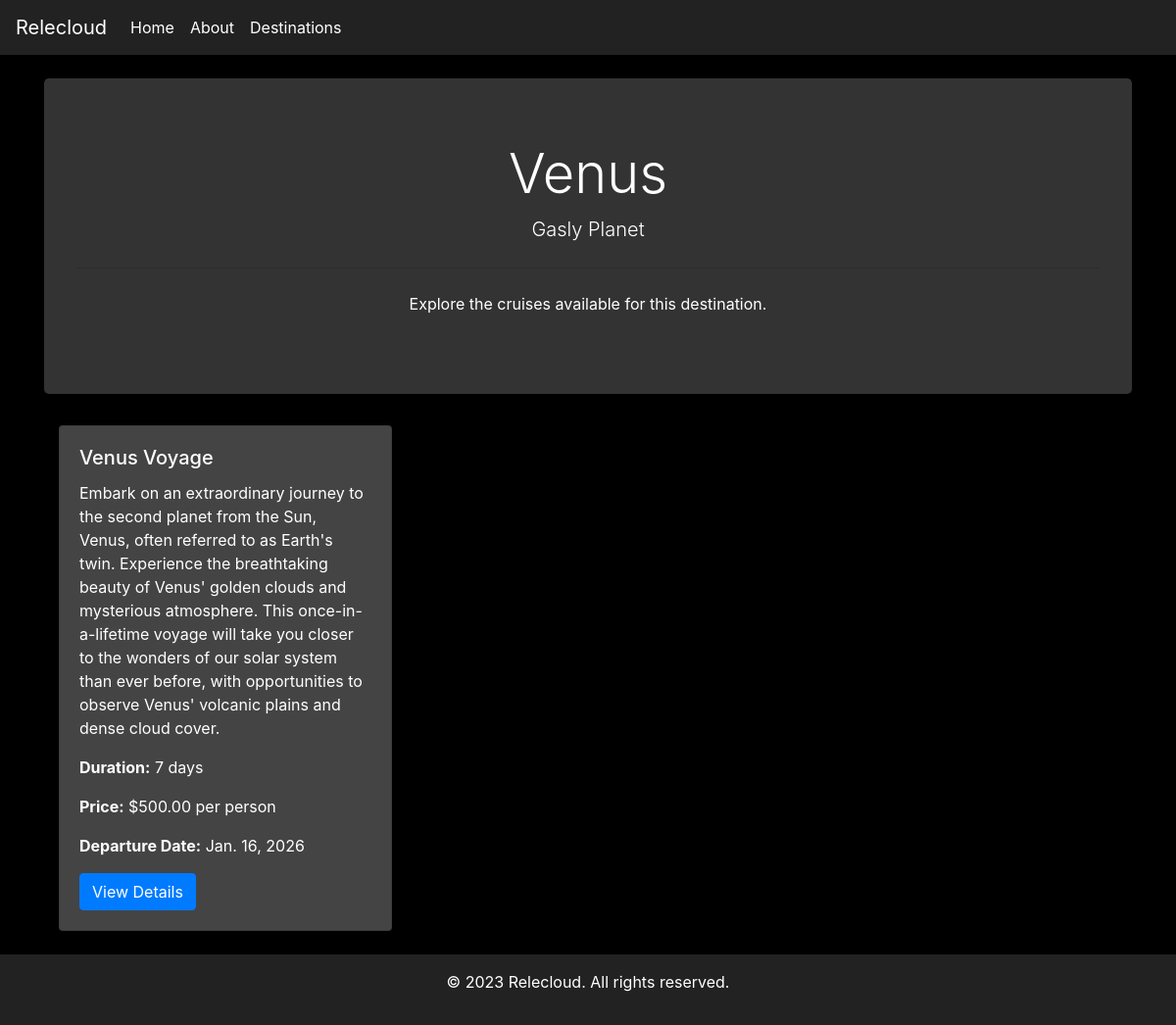
Page /destination/1/ on the committed database.
### relecloud/models.py (models this page shows, shortened)
class Destination(models.Model):
    name = models.CharField(
        max_length=100,
        null=False,
        unique=True,
        blank=False
    )
    description = models.TextField(
        max_length=2000,
        null=False,
        blank=False
    )

class Cruise(models.Model):
    name = models.CharField(
        max_length=100,
        blank=False
    )
    description = models.TextField(
        max_length=2000,
        blank=False
    )
    destination = models.ForeignKey(Destination, on_delete=models.CASCADE, null=True)
    duration = models.IntegerField(default=10, null=True)
    price = models.DecimalField(max_digits=10, decimal_places=2, default=1000.00,null=True)
    departure_date = models.DateField(
        blank=False,
        null=True,
        default = "2024-01-01"
    )

### relecloud/views.py (the view)
# urls.py: path('destination/<int:destination_id>/', destination_detail, name='destination_detail'),
def destination_detail(request, destination_id):
    destination = get_object_or_404(Destination, id=destination_id)
    cruises = Cruise.objects.filter(destination=destination)
    return render(request, 'destination_detail.html', {'destination': destination, 'cruises': cruises})

### relecloud/templates/destination_detail.html
{% extends 'base.html' %} {% block title %}ReleCloud - {{ destination.name }}{% endblock %} {% block content %}
<div class="jumbotron text-center">
    <h1 class="display-4">{{ destination.name }}</h1>
    <p class="lead">{{ destination.description }}</p>
    <hr class="my-4">
    <p>Explore the cruises available for this destination.</p>
</div>
<div class="container">
    <div class="row">
        {% for cruise in cruises %}
        <div class="col-md-4">
            <div class="card mb-4">
                <div class="card-body">
                    <h5 class="card-title">{{ cruise.name }}</h5>
                    <p class="card-text">{{ cruise.description }}</p>
                    <p><strong>Duration:</strong> {{ cruise.duration }} days</p>
                    <p><strong>Price:</strong> ${{ cruise.price }} per person</p>
                    <p><strong>Departure Date:</strong> {{ cruise.departure_date }}</p>
                    <a href="{% url 'cruise_detail' cruise.id %}" class="btn btn-primary">View Details</a>
                </div>
            </div>
        </div>
        {% endfor %}
    </div>
</div>
{% endblock %}

### relecloud/templates/base.html (style rules this page uses)
body { display: flex; flex-direction: column; min-height: 100vh; background-color: #000; color: #fff; }
.jumbotron { background-color: #333; color: #fff; }
.card { background-color: #444; color: #fff; }

### rows in the picture
Destination: name "Venus", description "Gasly Planet"
Cruise: name "Venus Voyage", description "Embark on an extraordinary journey to the second planet from the Sun, Venus, often referred to as Earth's twin. Experience the breathtaking beauty of Venus' golden clouds and mysterious atmosphere. This once-in-a-lifetime voyage will take you closer to the wonders of our solar system than ever before, with opportunities to observe Venus' volcanic plains and dense cloud cover.", duration "7", price "500.00", departure_date "Jan. 16, 2026"
